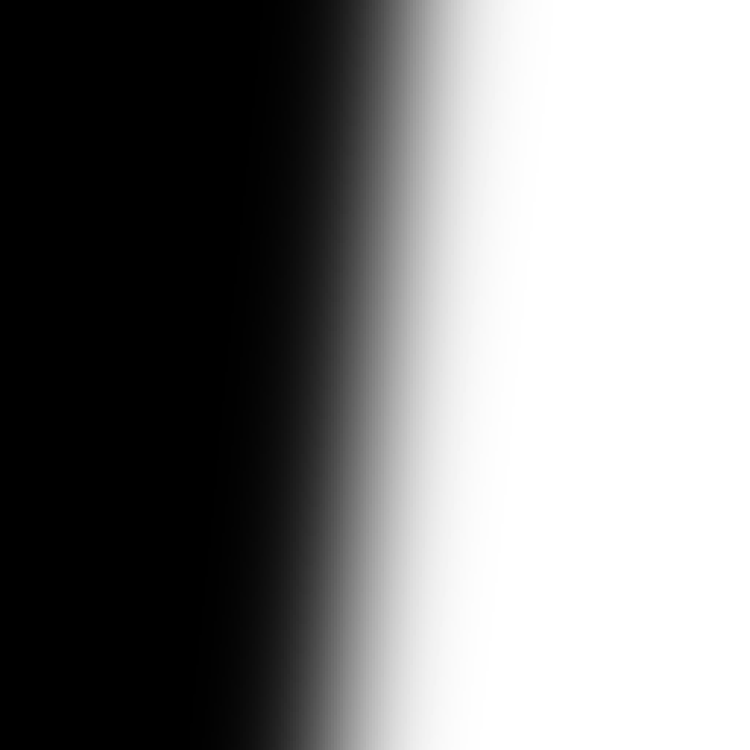
#> input picture 4 Оценка качества воспроизведения системой мелкой детали/1.png, 1500 x 1500 px (shown at 1/2 size)
$ jupyter execute 4.ipynb
#> lines starting #> are read from the running program, lines starting #| are printed output that depends on the picture
# Функция передачи модуляции

[cell 1]
import numpy as np
from PIL import Image, ImageOps
from matplotlib import pyplot as plt
from scipy.ndimage import gaussian_filter

[cell 2]
img1 = np.array(Image.open("1.png").rotate(5.71)).astype(np.float32)
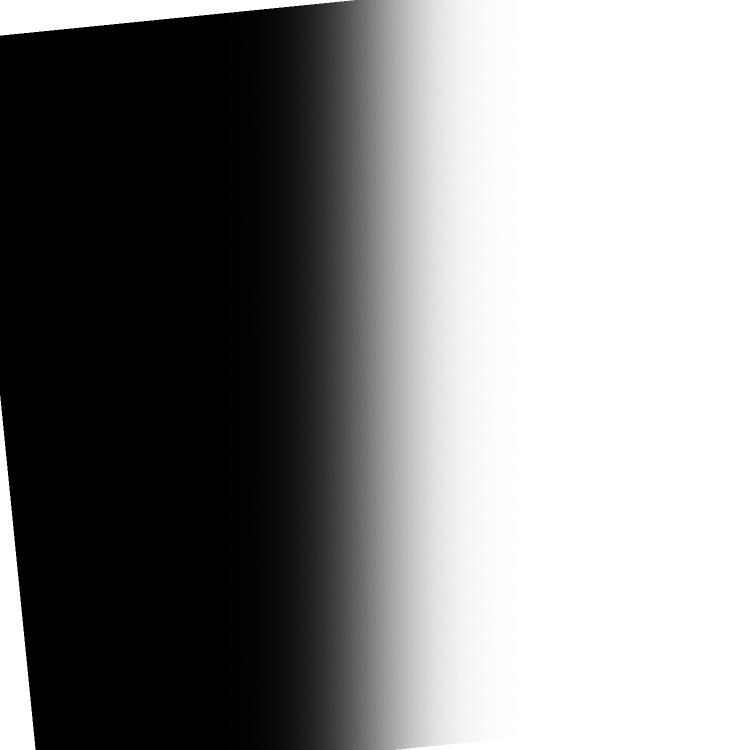
#> img1: shape (1500, 1500, 4) float32 (shown at 1/2 size); mean R, G, B, A 123, 123, 123, 244.4; transparent parts drawn white
img2 = np.array(Image.open("2.png").rotate(5.71)).astype(np.float32)
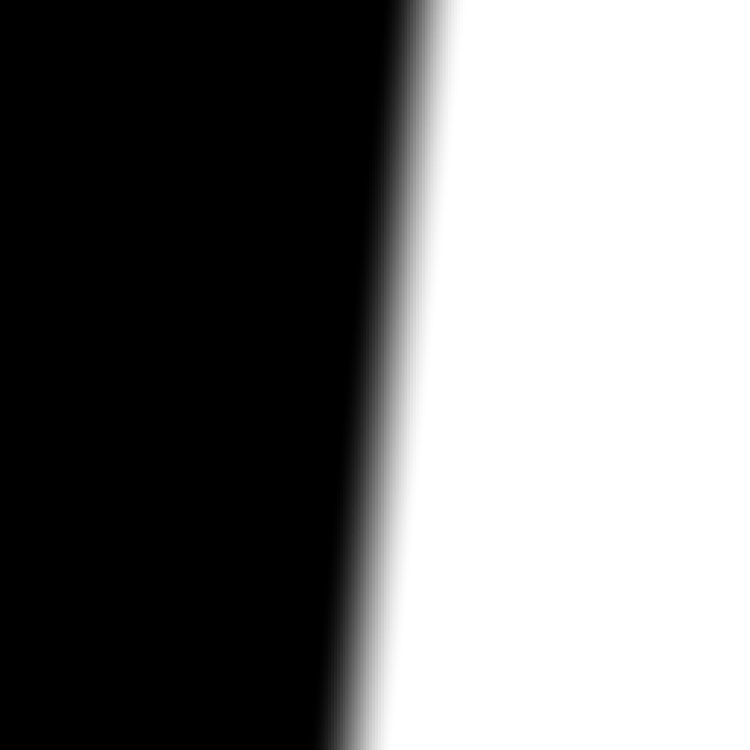
#> input picture 4 Оценка качества воспроизведения системой мелкой детали/2.png, 1500 x 1500 px (shown at 1/2 size)
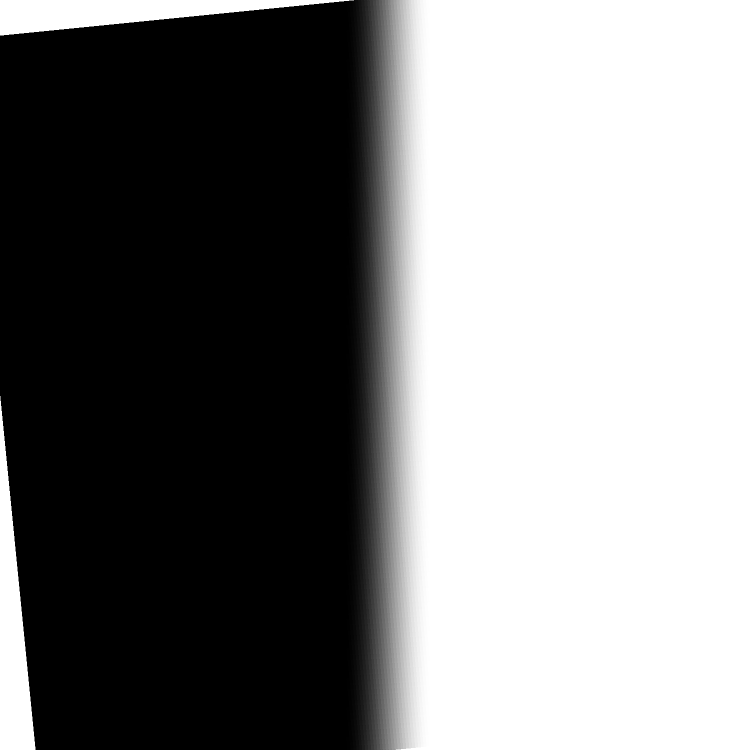
#> img2: shape (1500, 1500, 4) float32 (shown at 1/2 size); mean R, G, B, A 117.6, 117.6, 117.6, 244.4; transparent parts drawn white
x = np.arange(0, 1500)

[cell 3]
def calc_ESF(img):
    row = img[725][:, 0] / 255
#> row = 1500 values from 0 to 1
    smooth = gaussian_filter(row, sigma=20)
#> smooth = 1500 values from 0 to 1
    return smooth

[cell 4]
def calc_MTF(lsf, xs):
    fft = np.fft.fft(lsf)
    fft_normalized = np.abs(fft) / np.max(np.abs(fft))

    MTF = np.abs(fft_normalized)

    freqs = np.fft.fftfreq(len(lsf))

    positive_mask = freqs >= 0
    freqs_positive = freqs[positive_mask]

    MTF_possitive = MTF[positive_mask]

    idx = np.argsort(freqs_positive)
    freqs_sorted = freqs_positive[idx]
    MTF_sorted = MTF_possitive[idx]

    return freqs_sorted, MTF_sorted

[cell 5]
def center_and_shrink_ESF(esf):
    shrink_mask = (esf >= 0.1) & (esf <= 0.9)
    shrinked = esf[shrink_mask]
    xs = np.arange(-len(shrinked) // 2, len(shrinked) // 2)
    return shrinked, xs

[cell 6]
def calc_LSF(esf):
    return np.gradient(esf)

[cell 7]
esf1 = calc_ESF(img1)
#> esf1 = 1500 values from 0 to 1
esf2 = calc_ESF(img2)
#> esf2 = 1500 values from 0 to 1

[cell 8]
plt.figure(figsize=(10, 5))
plt.title("Краевые функции")
plt.plot(esf1,  label="Система 1")
plt.plot(esf2, label="Система 2")
plt.xlabel("Пиксели")
plt.ylabel("Краевая функция")
plt.axhline(y=0.9, color='r', linewidth=1)
plt.axhline(y=0.1, color='r', linewidth=1)
plt.legend()
plt.show()
#> figure, not shown here; curve peaks at x = 1115, y = 1; curve peaks at x = 938, y = 1

[cell 9]
plt.figure(figsize=(10, 5))
plt.title("Сжатые краевые функции")
esf1, x1 = center_and_shrink_ESF(esf1)
#> in center_and_shrink_ESF, `shrinked = esf[shrink_mask]`: shrinked = 282 values from 0.1 to 0.899
#> in center_and_shrink_ESF, `xs = np.arange(-len(shrinked) // 2, len(shrinked) // 2)`: xs = 282 values from -141 to 140
#> esf1 = 282 values from 0.1 to 0.899; x1 = 282 values from -141 to 140
esf2, x2 = center_and_shrink_ESF(esf2)
#> esf2 = 114 values from 0.1 to 0.898; x2 = 114 values from -57 to 56
plt.plot(x1, esf1, label="Система 1")
plt.plot(x2, esf2, label="Система 2")
plt.xlabel("Пиксели")
plt.ylabel("Краевая функция")
plt.legend()
plt.show()
#> figure, not shown here; curve peaks at x = 140, y = 0.899; curve peaks at x = 56, y = 0.898

[cell 10]
plt.figure(figsize=(10, 5))
plt.title("Функции размытия линии")
lsf1 = calc_LSF(esf1)
#> lsf1 = 282 values, max 0.00361 at index 151, min 0.00161 at index 0, mean 0.00284
lsf2 = calc_LSF(esf2)
#> lsf2 = 114 values, max 0.00846 at index 57, min 0.00452 at index 0, mean 0.00704
plt.plot(x1, lsf1, label="Система 1")
plt.plot(x2, lsf2, label="Система 2")
plt.xlabel("Пиксели")
plt.ylabel("Функция размытия линии")
plt.legend()
plt.show()
#> figure, not shown here; curve peaks at x = 10, y = 0.00361; curve peaks at x = 0, y = 0.00846

[cell 11]
plt.figure(figsize=(10, 5))
plt.title("Функции передачи модуляции")
freqs1, mtf1 = calc_MTF(lsf1, x1)
#> in calc_MTF, `fft_normalized = np.abs(fft) / np.max(np.abs(fft))`: fft_normalized = 282 values, max 1 at index 0, min 1.07e-05 at index 136, mean 0.00509
#> in calc_MTF, `MTF = np.abs(fft_normalized)`: MTF has the same summary as fft_normalized
#> in calc_MTF, `freqs = np.fft.fftfreq(len(lsf))`: freqs = 282 values, max 0.496 at index 140, min -0.5 at index 141, mean -0.00177
#> in calc_MTF, `freqs_positive = freqs[positive_mask]`: freqs_positive = 141 values from 0 to 0.496
#> in calc_MTF, `MTF_possitive = MTF[positive_mask]`: MTF_possitive = 141 values, max 1 at index 0, min 1.07e-05 at index 136, mean 0.00864
#> in calc_MTF, `idx = np.argsort(freqs_positive)`: idx = 141 values from 0 to 140
#> in calc_MTF, `freqs_sorted = freqs_positive[idx]`: freqs_sorted = 141 values from 0 to 0.496
#> in calc_MTF, `MTF_sorted = MTF_possitive[idx]`: MTF_sorted has the same summary as MTF_possitive
#> freqs1 = 141 values from 0 to 0.496; mtf1 has the same summary as MTF_possitive in calc_MTF
freqs2, mtf2 = calc_MTF(lsf2, x2)
#> freqs2 = 57 values from 0 to 0.491; mtf2 = 57 values, max 1 at index 0, min 8.99e-05 at index 56, mean 0.0207
plt.plot(freqs1, mtf1, label="Система 1")
plt.plot(freqs2, mtf2, label="Система 2")
plt.xlabel("Пиксели")
plt.ylabel("Коеффициент")
plt.legend()
plt.show()
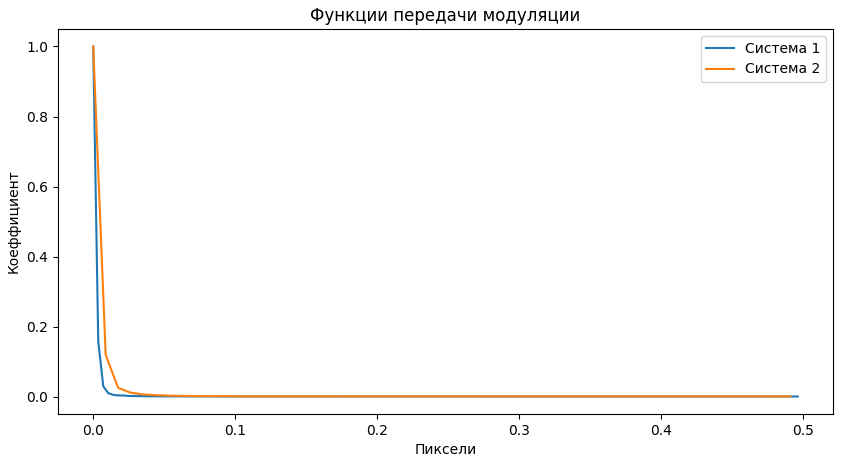
#> figure drawn by matplotlib, 1 panel; curve peaks at x = 0, y = 1; curve peaks at x = 0, y = 1

[cell 12]
stroke_len = [10, 20, 30]

[cell 13]
F_obj1 = [np.sinc(l * freqs1) for l in stroke_len]
#> F_obj1 = 3 items
F_obj2 = [np.sinc(l * freqs2) for l in stroke_len]
#> F_obj2 = 3 items

[cell 14]
mtfs = [
    (freqs1, mtf1),
    (freqs2, mtf2)
]

[cell 15]
def calc_F_image(F_obj, mtf, freqs, v_target):
    T_c_interp = np.interp(v_target, freqs, mtf)
    return F_obj * T_c_interp

[cell 16]
for sys_id, (freqs, mtf) in enumerate(mtfs):
    plt.figure(figsize=(10, 5))
    for i, l in enumerate(stroke_len):
        plt.plot(freqs, F_obj1[i] if sys_id == 0 else F_obj2[i], label=f"Штрих {l} px")
    plt.title(f"Cпектры штрихов системы {sys_id + 1}")
    plt.xlabel("Частота v")
    plt.ylabel("Амплитуда")
    plt.grid()
    plt.legend()
    plt.show()
#> this loop made 2 passes
#> sys_id on passes 1 to 2: 0, 1
#> pass 1, `plt.show()`:
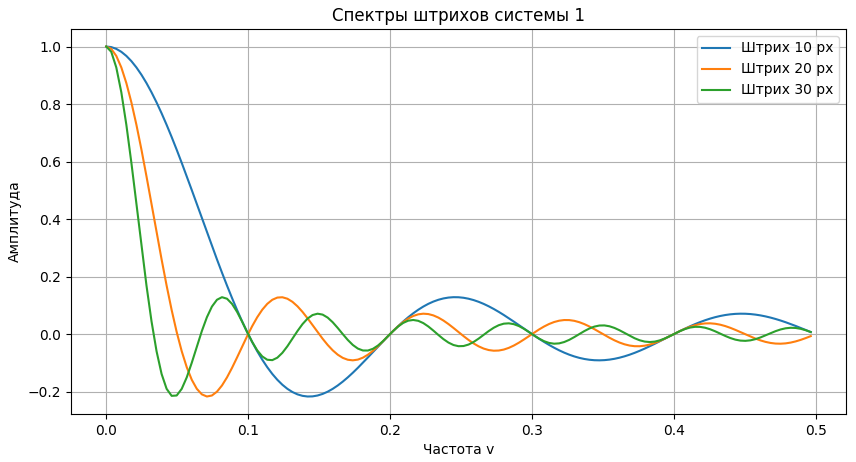
#> figure drawn by matplotlib, 1 panel; curve peaks at x = 0, y = 1; curve peaks at x = 0, y = 1; curve peaks at x = 0, y = 1
#> pass 2, `plt.show()`:
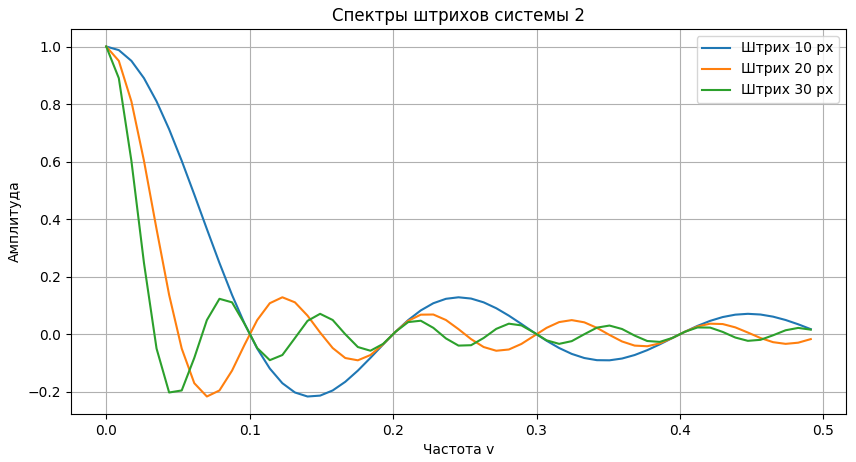
#> figure drawn by matplotlib, 1 panel; curve peaks at x = 0, y = 1; curve peaks at x = 0, y = 1; curve peaks at x = 0, y = 1

[cell 17]
for sys_id, (freqs, mtf) in enumerate(mtfs):
    plt.figure(figsize=(10, 5))
    for i, l in enumerate(stroke_len):
        F_image = calc_F_image(F_obj1[i] if sys_id == 0 else F_obj2[i], mtf, freqs, freqs)
        plt.plot(freqs, F_image, label=f"Штрих {l} px")
    plt.title(f"Cпектры изображения системы {sys_id + 1}")
    plt.xlabel("Частота v")
    plt.ylabel("Амплитуда")
    plt.grid()
    plt.legend()
    plt.show()
#> this loop made 2 passes
#> pass 1, `plt.show()`:
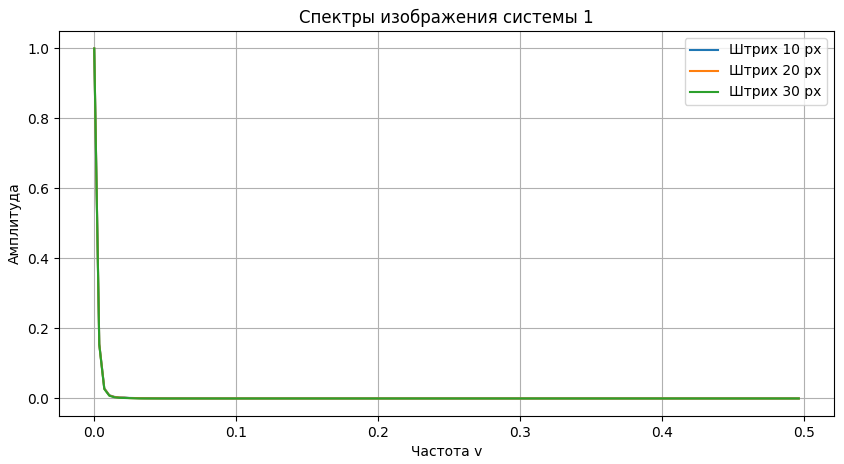
#> figure drawn by matplotlib, 1 panel; curve peaks at x = 0, y = 1; curve peaks at x = 0, y = 1; curve peaks at x = 0, y = 1
#> pass 2, `plt.show()`:
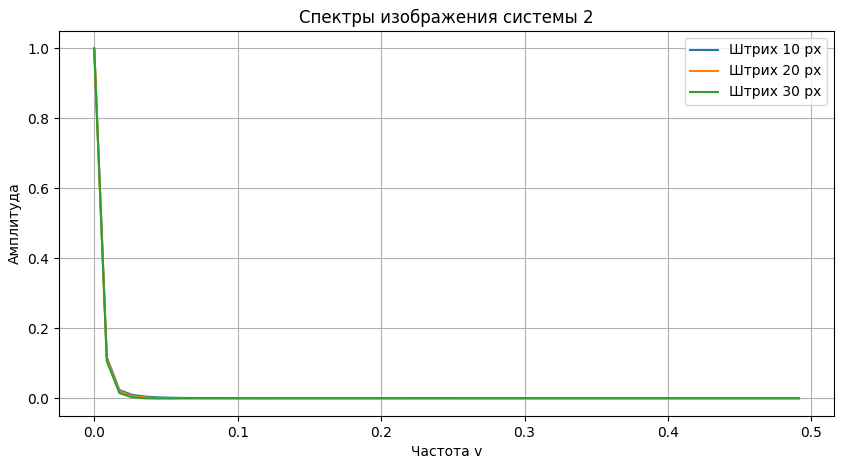
#> figure drawn by matplotlib, 1 panel; curve peaks at x = 0, y = 1; curve peaks at x = 0, y = 1; curve peaks at x = 0, y = 1

[cell 18]
def calc_edge(F_image, v):
    v3 = v / 3
    F_v3 = np.interp(v3, v, F_image)
    return (F_image + F_v3 + 2) / 4

[cell 19]
def calc_combined_edge(h_x, l):
    E1 = np.roll(h_x, -l // 2)
    E2 = np.roll(h_x, l // 2)

    E_stripe = E1 + E2
    E_gap = 1 - E_stripe

    E_stripe = gaussian_filter(E_stripe, sigma=l/10)
    E_gap = gaussian_filter(E_gap, sigma=l/10)

    E_stripe = np.clip(E_stripe, 0, 2)
    E_gap = np.clip(E_gap, -1, 1)

    return E_stripe, E_gap

[cell 20]
for sys_id, (freqs, mtf) in enumerate(mtfs):
    plt.figure(figsize=(10, 5))
    for i, l in enumerate(stroke_len):
        F_image = F_image = calc_F_image(F_obj1[i] if sys_id == 0 else F_obj2[i], mtf, freqs, freqs)
        h_x = calc_edge(F_image, freqs)

        E_stripe, E_gap = calc_combined_edge(h_x, 10 * l)

        plt.subplot(1, 2, 1)
        x_axis = np.arange(-len(h_x) // 2, len(h_x) // 2)
        plt.plot(x_axis, h_x, label=f"КФ штрих {l} px")
        plt.axhline(0, color='black', linewidth=1)
        plt.axvline(0, color='black', linewidth=1)
        plt.axvline(.5, color='gray', linestyle='--', linewidth=1)

        plt.subplot(1, 2, 2)
        plt.plot(E_stripe, label=f"Штрих {l} px")
        plt.plot(E_gap, linestyle='--', label=f"Просвет {l} px")

    plt.subplot(1, 2, 1)
    plt.title(f"КФ Системы {sys_id + 1}")
    plt.grid()
    plt.legend()
    plt.subplot(1, 2, 2)
    plt.title(f"Интенсивность MTF {sys_id+1}")
    plt.grid()
    plt.legend()
    plt.tight_layout()
    plt.show()
#> this loop made 2 passes
#> pass 1, `plt.show()`:
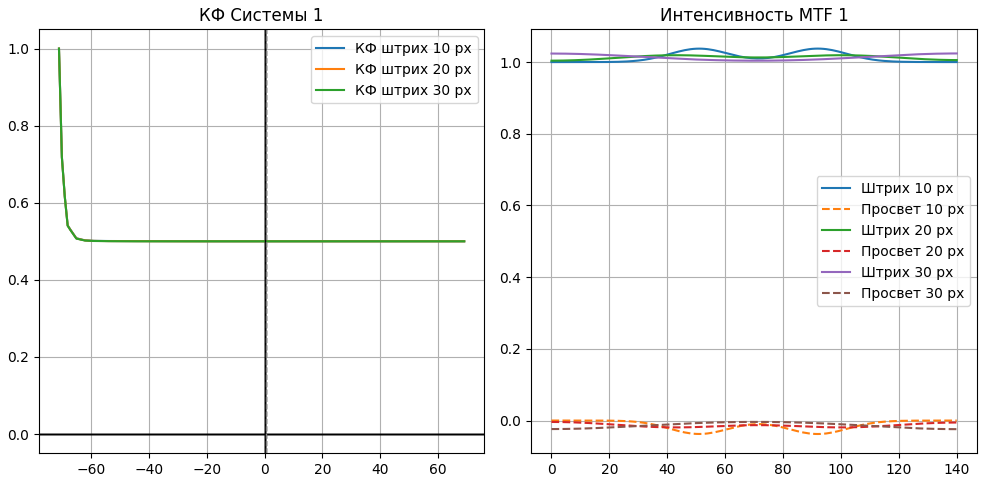
#> figure drawn by matplotlib, 2 panels; panel 1: curve peaks at x = -71, y = 1; panel 2: curve peaks at x = 92, y = 1.04; panel 2: curve peaks at x = 9, y = -1.7e-05; panel 2: curve peaks at x = 100, y = 1.02
#> pass 2, `plt.show()`:
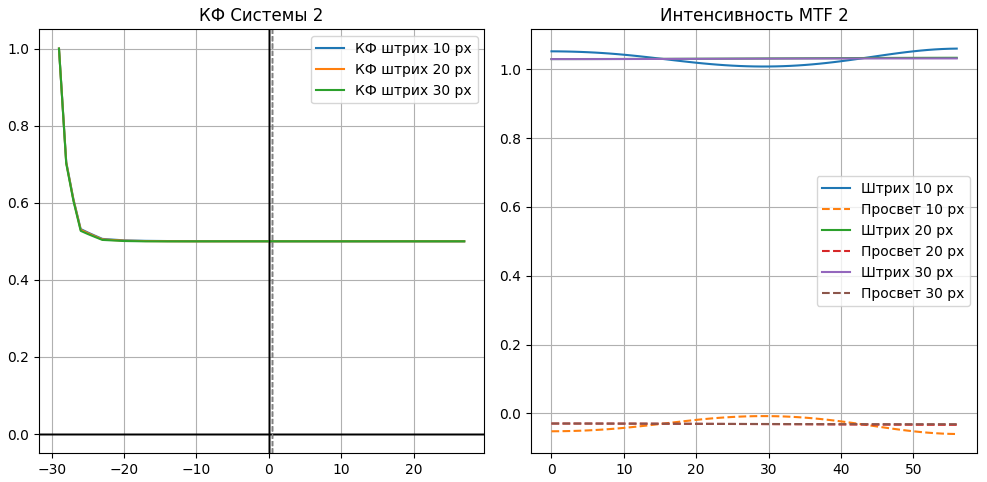
#> figure drawn by matplotlib, 2 panels; panel 1: curve peaks at x = -29, y = 1; panel 2: curve peaks at x = 56, y = 1.06; panel 2: curve peaks at x = 29, y = -0.00794; panel 2: curve peaks at x = 56, y = 1.03
